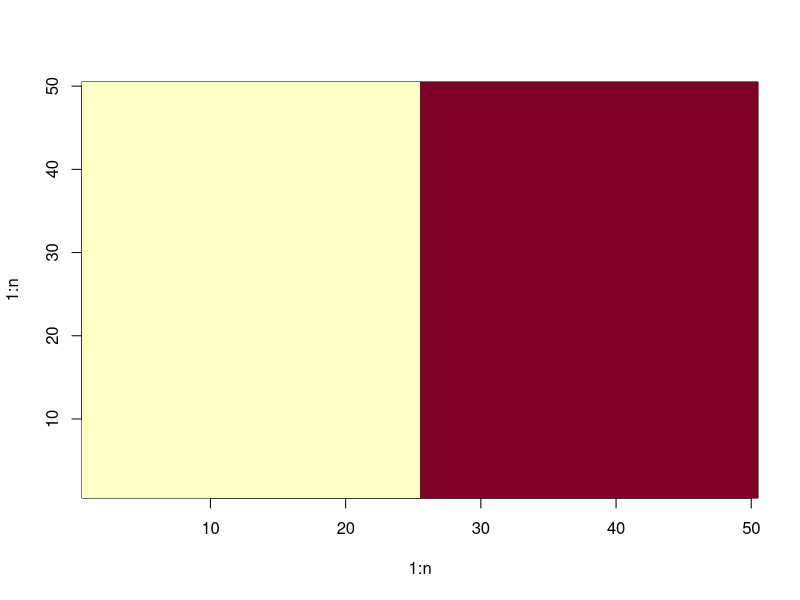
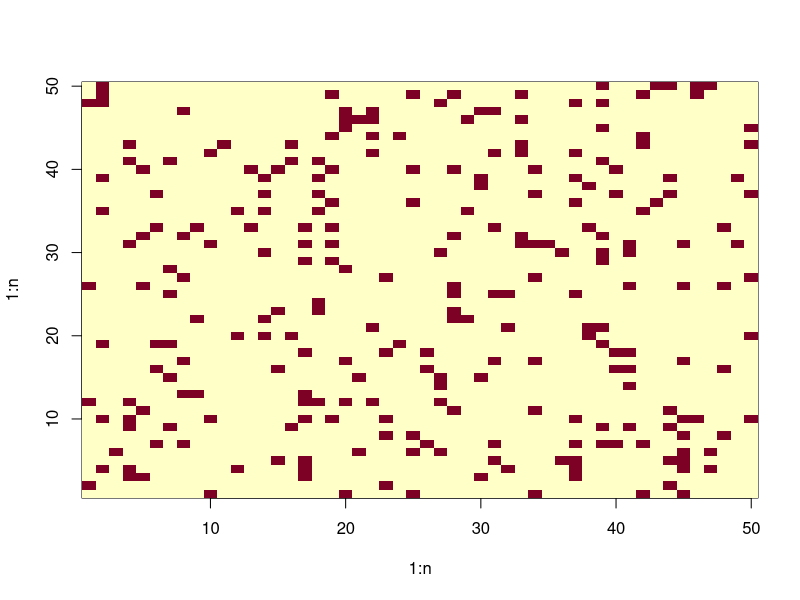
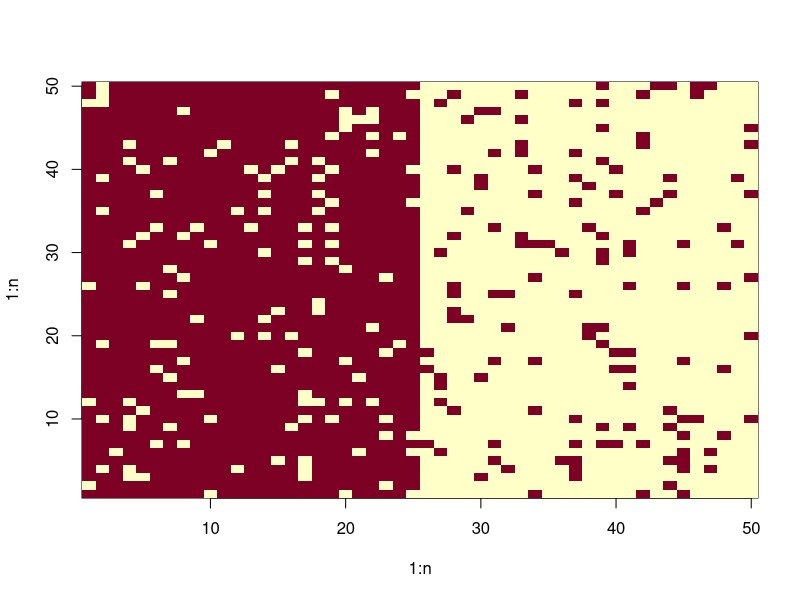

The R source for these figures, in order:
## ---- chunk 1
n = 50
p = 0.1
X = matrix(1, n, n)
X[1:(n/2),] = -1 # X e a imagem verdadeira
image(1:n, 1:n, X)
Y = as.matrix(2*(rbinom(n^2, 1, p) - 0.5))
dim(Y) = c(n, n) # Y sao os pixels corrompido
image(1:n, 1:n, Y)
Z = X*Y # Z e a imagem observada
image(1:n, 1:n, Z)
## ---- chunk 2
metropolis_hastings = function(rprop, log_dprop, log_mu, theta_1 = 1, B = 10^5)
{
  theta = rep(NA, B)
  theta[1] = theta_1
  for(ii in 2:B)
  {
    theta[ii] = rprop(theta[ii-1])
    log_L = log_mu(theta[ii]) + log_dprop(theta[ii-1], theta[ii]) -
      log_mu(theta[ii-1]) -log_dprop(theta[ii], theta[ii-1])
    if(log(runif(1)) > log_L) theta[ii] = theta[ii-1]
  }
  theta
}
